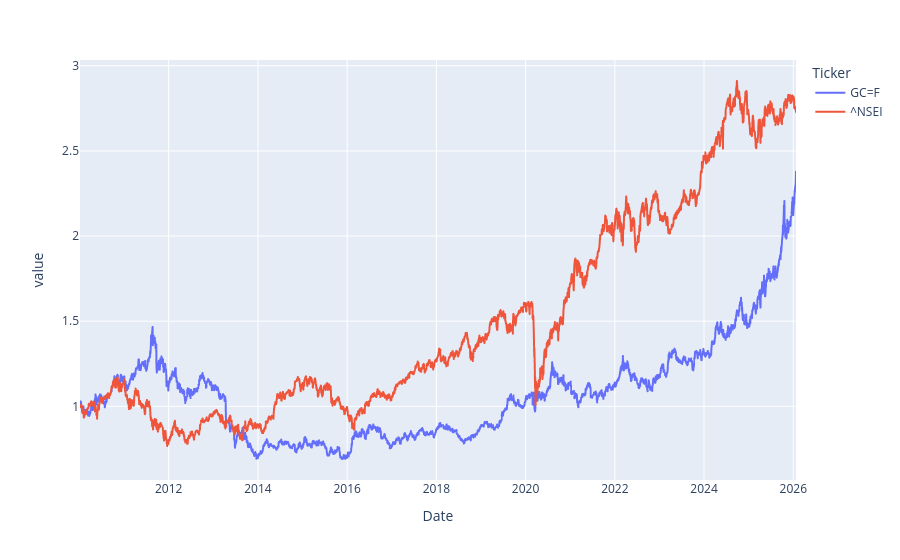

Write notebook code for a chart like this one.
### Code cell
daily_cum_returns = (log_returns + 1).cumprod()
daily_cum_returns.plot()

### Figure 1 — Plotly figure (JSON) as saved in the notebook; plotly's stock layout.template omitted (floating-point values rounded to 4 significant figures; data arrays with more than 128 entries replaced by an {"elided": "..."} marker saying what was removed)
{"data": [{"hovertemplate": "Ticker=GC=F<br>Date=%{x}<br>value=%{y}<extra></extra>", "legendgroup": "GC=F", "line": {"color": "#636efa", "dash": "solid"}, "marker": {"symbol": "circle"}, "mode": "lines", "name": "GC=F", "showlegend": true, "type": "scattergl", "x": {"elided": "3537 str values"}, "xaxis": "x", "y": {"elided": "3537 float values"}, "yaxis": "y"}, {"hovertemplate": "Ticker=^NSEI<br>Date=%{x}<br>value=%{y}<extra></extra>", "legendgroup": "^NSEI", "line": {"color": "#EF553B", "dash": "solid"}, "marker": {"symbol": "circle"}, "mode": "lines", "name": "^NSEI", "showlegend": true, "type": "scattergl", "x": {"elided": "3537 str values"}, "xaxis": "x", "y": {"elided": "3537 float values"}, "yaxis": "y"}], "layout": {"autosize": true, "legend": {"title": {"text": "Ticker"}, "tracegroupgap": 0}, "margin": {"t": 60}, "xaxis": {"anchor": "y", "autorange": true, "domain": [0, 1], "range": ["2010-01-05", "2026-01-23"], "title": {"text": "Date"}, "type": "date"}, "yaxis": {"anchor": "x", "autorange": true, "domain": [0, 1], "range": [0.5676, 3.034], "title": {"text": "value"}, "type": "linear"}}}
